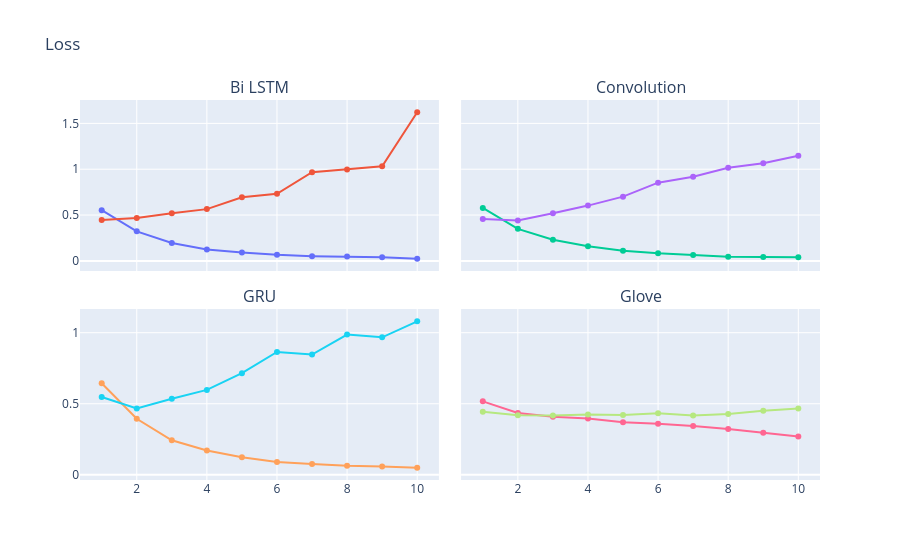

This figure's notebook cell:
### Code cell
fig = make_subplots(
    rows=2, cols=2,
    subplot_titles=("Bi LSTM", "Convolution", "GRU", "Glove"),
    shared_yaxes=True,
    shared_xaxes=True,
    vertical_spacing=0.1,
    horizontal_spacing=0.03)

epochs = list(range(1, len(history_lstm.history['loss'])+1))

fig.add_trace(
    go.Scatter(x=epochs, y=history_bi.history['loss'], name='loss'),
    row=1, col=1
)
fig.add_trace(
    go.Scatter(x=epochs, y=history_bi.history['val_loss'], name='val_loss'),
    row=1, col=1
)

fig.add_trace(
    go.Scatter(x=epochs, y=history_conv.history['loss'], name='loss'),
    row=1, col=2
)
fig.add_trace(
    go.Scatter(x=epochs, y=history_conv.history['val_loss'], name='val_loss'),
    row=1, col=2
)

fig.add_trace(
    go.Scatter(x=epochs, y=history_gru.history['loss'], name='loss'),
    row=2, col=1
)
fig.add_trace(
    go.Scatter(x=epochs, y=history_gru.history['val_loss'], name='val_loss'),
    row=2, col=1
)

fig.add_trace(
    go.Scatter(x=epochs, y=history_glove.history['loss'], name='loss'),
    row=2, col=2
)
fig.add_trace(
    go.Scatter(x=epochs, y=history_glove.history['val_loss'], name='val_loss'),
    row=2, col=2
)

fig.update_layout(title='Loss', showlegend=False)

### Figure 1 — Plotly figure (JSON) as saved in the notebook; plotly's stock layout.template omitted (floating-point values rounded to 4 significant figures)
{"data": [{"name": "loss", "type": "scatter", "x": [1, 2, 3, 4, 5, 6, 7, 8, 9, 10], "xaxis": "x", "y": [0.5536, 0.3222, 0.1946, 0.1248, 0.09107, 0.06564, 0.05155, 0.04701, 0.03912, 0.02385], "yaxis": "y"}, {"name": "val_loss", "type": "scatter", "x": [1, 2, 3, 4, 5, 6, 7, 8, 9, 10], "xaxis": "x", "y": [0.4453, 0.4674, 0.5195, 0.5647, 0.6932, 0.7311, 0.9669, 0.9959, 1.032, 1.621], "yaxis": "y"}, {"name": "loss", "type": "scatter", "x": [1, 2, 3, 4, 5, 6, 7, 8, 9, 10], "xaxis": "x2", "y": [0.5778, 0.3496, 0.2306, 0.1598, 0.1114, 0.08334, 0.06557, 0.04645, 0.04134, 0.04065], "yaxis": "y2"}, {"name": "val_loss", "type": "scatter", "x": [1, 2, 3, 4, 5, 6, 7, 8, 9, 10], "xaxis": "x2", "y": [0.4564, 0.4402, 0.5188, 0.6032, 0.7006, 0.8531, 0.9177, 1.016, 1.066, 1.147], "yaxis": "y2"}, {"name": "loss", "type": "scatter", "x": [1, 2, 3, 4, 5, 6, 7, 8, 9, 10], "xaxis": "x3", "y": [0.6443, 0.3942, 0.2427, 0.1714, 0.124, 0.09075, 0.07563, 0.06397, 0.05906, 0.04984], "yaxis": "y3"}, {"name": "val_loss", "type": "scatter", "x": [1, 2, 3, 4, 5, 6, 7, 8, 9, 10], "xaxis": "x3", "y": [0.5477, 0.4661, 0.5352, 0.5974, 0.7149, 0.8644, 0.8464, 0.9867, 0.9675, 1.08], "yaxis": "y3"}, {"name": "loss", "type": "scatter", "x": [1, 2, 3, 4, 5, 6, 7, 8, 9, 10], "xaxis": "x4", "y": [0.5167, 0.4348, 0.4089, 0.3964, 0.3698, 0.3596, 0.3438, 0.3227, 0.296, 0.2692], "yaxis": "y4"}, {"name": "val_loss", "type": "scatter", "x": [1, 2, 3, 4, 5, 6, 7, 8, 9, 10], "xaxis": "x4", "y": [0.4432, 0.4197, 0.4171, 0.4238, 0.4215, 0.4324, 0.4172, 0.4273, 0.4509, 0.467], "yaxis": "y4"}], "layout": {"annotations": [{"font": {"size": 16}, "showarrow": false, "text": "Bi LSTM", "x": 0.2425, "xanchor": "center", "xref": "paper", "y": 1, "yanchor": "bottom", "yref": "paper"}, {"font": {"size": 16}, "showarrow": false, "text": "Convolution", "x": 0.7575, "xanchor": "center", "xref": "paper", "y": 1, "yanchor": "bottom", "yref": "paper"}, {"font": {"size": 16}, "showarrow": false, "text": "GRU", "x": 0.2425, "xanchor": "center", "xref": "paper", "y": 0.45, "yanchor": "bottom", "yref": "paper"}, {"font": {"size": 16}, "showarrow": false, "text": "Glove", "x": 0.7575, "xanchor": "center", "xref": "paper", "y": 0.45, "yanchor": "bottom", "yref": "paper"}], "showlegend": false, "title": {"text": "Loss"}, "xaxis": {"anchor": "y", "domain": [0, 0.485], "matches": "x3", "showticklabels": false}, "xaxis2": {"anchor": "y2", "domain": [0.515, 1], "matches": "x4", "showticklabels": false}, "xaxis3": {"anchor": "y3", "domain": [0, 0.485]}, "xaxis4": {"anchor": "y4", "domain": [0.515, 1]}, "yaxis": {"anchor": "x", "domain": [0.55, 1]}, "yaxis2": {"anchor": "x2", "domain": [0.55, 1], "matches": "y", "showticklabels": false}, "yaxis3": {"anchor": "x3", "domain": [0, 0.45]}, "yaxis4": {"anchor": "x4", "domain": [0, 0.45], "matches": "y3", "showticklabels": false}}}
